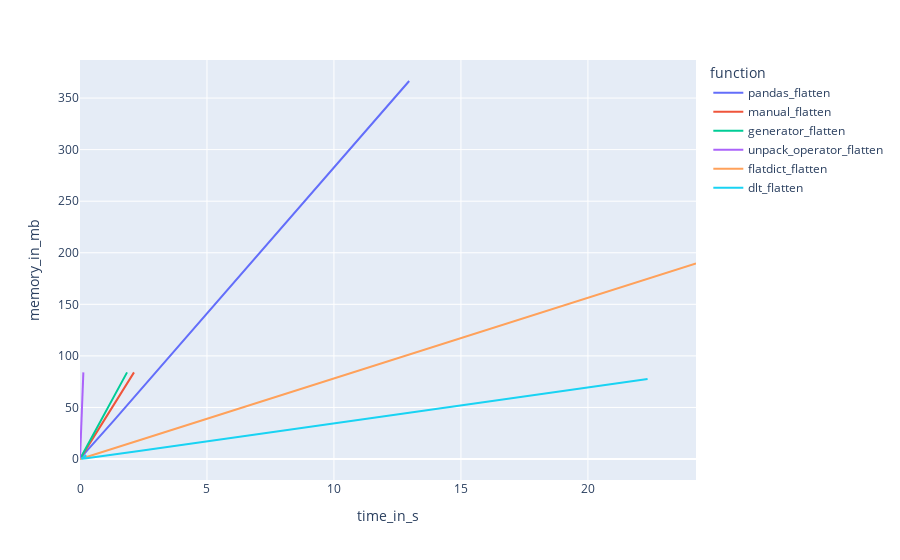

Notebook cell for this chart:
### Code cell
line_chart = px.line(
    df,
    x='time_in_s',
    y='memory_in_mb',
    color='function'

)
line_chart.show()

### Figure 1 — Plotly figure (JSON) as saved in the notebook; plotly's stock layout.template omitted (floating-point values rounded to 4 significant figures)
{"data": [{"hovertemplate": "function=pandas_flatten<br>time_in_s=%{x}<br>memory_in_mb=%{y}<extra></extra>", "legendgroup": "pandas_flatten", "line": {"color": "#636efa", "dash": "solid"}, "marker": {"symbol": "circle"}, "mode": "lines", "name": "pandas_flatten", "orientation": "v", "showlegend": true, "type": "scatter", "x": [0.007978, 0.01115, 0.1188, 1.313, 12.96], "xaxis": "x", "y": [0.117, 0.4048, 3.704, 36.69, 366.5], "yaxis": "y"}, {"hovertemplate": "function=manual_flatten<br>time_in_s=%{x}<br>memory_in_mb=%{y}<extra></extra>", "legendgroup": "manual_flatten", "line": {"color": "#EF553B", "dash": "solid"}, "marker": {"symbol": "circle"}, "mode": "lines", "name": "manual_flatten", "orientation": "v", "showlegend": true, "type": "scatter", "x": [0.0005253, 0.002057, 0.02053, 0.2117, 2.127], "xaxis": "x", "y": [0.02026, 0.085, 0.8417, 8.406, 84.0], "yaxis": "y"}, {"hovertemplate": "function=generator_flatten<br>time_in_s=%{x}<br>memory_in_mb=%{y}<extra></extra>", "legendgroup": "generator_flatten", "line": {"color": "#00cc96", "dash": "solid"}, "marker": {"symbol": "circle"}, "mode": "lines", "name": "generator_flatten", "orientation": "v", "showlegend": true, "type": "scatter", "x": [0.0005731, 0.001848, 0.01904, 0.1866, 1.853], "xaxis": "x", "y": [0.03801, 0.09517, 0.8519, 8.416, 84.01], "yaxis": "y"}, {"hovertemplate": "function=unpack_operator_flatten<br>time_in_s=%{x}<br>memory_in_mb=%{y}<extra></extra>", "legendgroup": "unpack_operator_flatten", "line": {"color": "#ab63fa", "dash": "solid"}, "marker": {"symbol": "circle"}, "mode": "lines", "name": "unpack_operator_flatten", "orientation": "v", "showlegend": true, "type": "scatter", "x": [3.808e-05, 0.0001323, 0.00135, 0.01217, 0.1322], "xaxis": "x", "y": [0.01946, 0.0842, 0.8409, 8.405, 84.0], "yaxis": "y"}, {"hovertemplate": "function=flatdict_flatten<br>time_in_s=%{x}<br>memory_in_mb=%{y}<extra></extra>", "legendgroup": "flatdict_flatten", "line": {"color": "#FFA15A", "dash": "solid"}, "marker": {"symbol": "circle"}, "mode": "lines", "name": "flatdict_flatten", "orientation": "v", "showlegend": true, "type": "scatter", "x": [0.005894, 0.02462, 0.2462, 2.431, 24.26], "xaxis": "x", "y": [0.06649, 0.2125, 1.919, 18.98, 189.5], "yaxis": "y"}, {"hovertemplate": "function=dlt_flatten<br>time_in_s=%{x}<br>memory_in_mb=%{y}<extra></extra>", "legendgroup": "dlt_flatten", "line": {"color": "#19d3f3", "dash": "solid"}, "marker": {"symbol": "circle"}, "mode": "lines", "name": "dlt_flatten", "orientation": "v", "showlegend": true, "type": "scatter", "x": [0.2478, 0.05439, 0.257, 2.322, 22.35], "xaxis": "x", "y": [3.737, 0.1584, 0.8575, 7.845, 77.69], "yaxis": "y"}], "layout": {"legend": {"title": {"text": "function"}, "tracegroupgap": 0}, "margin": {"t": 60}, "xaxis": {"anchor": "y", "domain": [0, 1], "title": {"text": "time_in_s"}}, "yaxis": {"anchor": "x", "domain": [0, 1], "title": {"text": "memory_in_mb"}}}}
